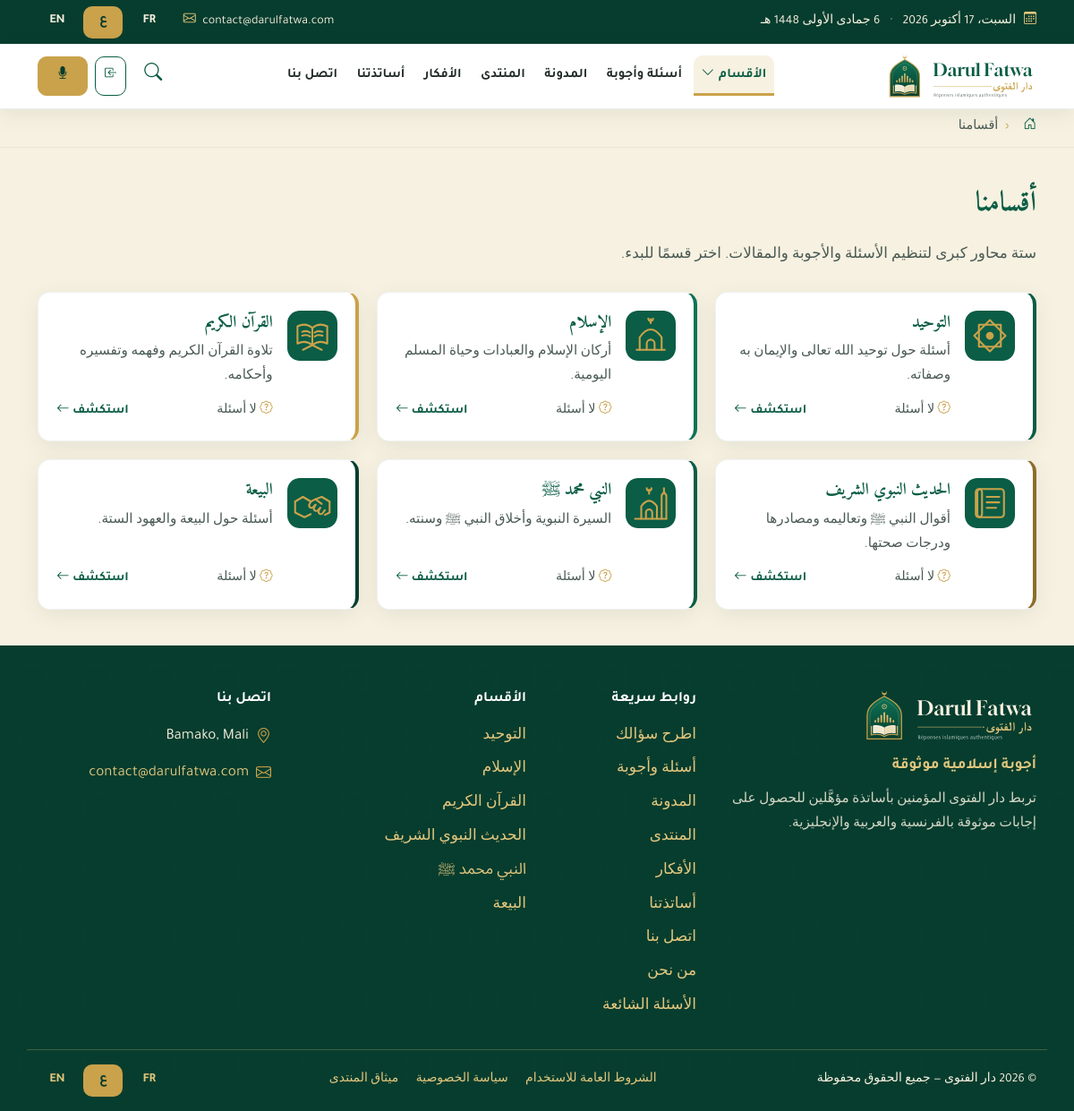
The app's page /topics with its own data.
### tables this page shows
CREATE TABLE rubriques (
  id          SMALLINT UNSIGNED NOT NULL AUTO_INCREMENT,
  parent_id   SMALLINT UNSIGNED NULL,
  code        VARCHAR(40)  NOT NULL,                   
  icon        VARCHAR(120) NULL,                       
  color       CHAR(7)      NULL,
  image_path  VARCHAR(255) NULL,
  sort_order  SMALLINT     NOT NULL DEFAULT 0,
  is_active   TINYINT(1)   NOT NULL DEFAULT 1,
  created_at  DATETIME     NOT NULL DEFAULT CURRENT_TIMESTAMP,
  updated_at  DATETIME     NULL ON UPDATE CURRENT_TIMESTAMP,
  PRIMARY KEY (id),
  UNIQUE KEY uq_rubriques_code (code),
  KEY idx_rubriques_parent (parent_id),
  CONSTRAINT fk_rubriques_parent FOREIGN KEY (parent_id) REFERENCES rubriques (id) ON DELETE SET NULL
);

CREATE TABLE pages (
  id              SMALLINT UNSIGNED NOT NULL AUTO_INCREMENT,
  code            VARCHAR(40) NOT NULL,                
  template        VARCHAR(40) NOT NULL DEFAULT 'default',
  show_in_footer  TINYINT(1) NOT NULL DEFAULT 0,
  is_active       TINYINT(1) NOT NULL DEFAULT 1,
  sort_order      SMALLINT NOT NULL DEFAULT 0,
  created_at      DATETIME NOT NULL DEFAULT CURRENT_TIMESTAMP,
  updated_at      DATETIME NULL ON UPDATE CURRENT_TIMESTAMP,
  PRIMARY KEY (id),
  UNIQUE KEY uq_pages_code (code)
);

### app/Views/partials/rubrique-card.php (the view)
<?php
$url = route('rubriques.show', ['slug' => $rubrique['slug']]);
?>
<article class="df-rubrique-card" style="--df-rubrique-color: <?= e($rubrique['color'] ?? '#0B5D45') ?>">
    <a class="df-rubrique-card__icon" href="<?= e($url) ?>" tabindex="-1" aria-hidden="true">
        <img src="<?= e(asset((string) $rubrique['icon'])) ?>" alt="" width="56" height="56" loading="lazy">
    </a>
    <div class="df-rubrique-card__body">
        <h3 class="df-rubrique-card__title"><a href="<?= e($url) ?>"><?= e($rubrique['name']) ?></a></h3>
        <p class="df-rubrique-card__text"><?= e($rubrique['short_description']) ?></p>
        <div class="df-rubrique-card__footer">
            <span class="df-rubrique-card__count"><i class="bi bi-patch-question" aria-hidden="true"></i> <?= e(trans_choice('home.rubriques.qa_count', (int) ($rubrique['qa_count'] ?? 0))) ?></span>
            <a class="df-rubrique-card__link" href="<?= e($url) ?>"><?= e(__('home.rubriques.explore')) ?> <i class="bi bi-arrow-right icon-dir" aria-hidden="true"></i></a>
        </div>
    </div>
</article>

### app/Views/front/rubriques/index.php (shortened to what the rows shown need)
<section class="df-section df-section--cream">
    <div class="container">
        <div class="df-section__head">
            <h1 class="df-section__title"><?= e(__('front.rubriques.title')) ?></h1>
        </div>
        <div class="df-rubriques-grid">
            <?php foreach ($rubriques as $rubrique): ?>
            <?= $this->partial('partials/rubrique-card', ['rubrique' => $rubrique]) ?>
            <?php endforeach ?>
        </div>
    </div>
</section>

### app/Views/partials/footer.php (shortened to what the rows shown need)
<?php
$rubriques = Rubrique::allActive();
$pages = Page::footer();
$legalCodes = ['terms', 'privacy', 'forum-rules'];
?>
<footer class="df-footer df-pattern">
    <div class="container">
        <div class="row g-4 df-footer__columns">
            <div class="col-6 col-md-6 col-lg-2">
                <h2 class="df-footer__title"><?= e(__('front.footer.quick_links')) ?></h2>
                <ul class="df-footer__links">
                    <?php foreach ($pages as $page): if ($page['code'] !== 'about' && $page['code'] !== 'faq') continue; ?>
                    <li><a href="<?= e(route('pages.show', ['slug' => $page['slug']])) ?>"><?= e($page['title']) ?></a></li>
                    <?php endforeach ?>
                </ul>
            </div>
            <div class="col-6 col-md-6 col-lg-3">
                <h2 class="df-footer__title"><?= e(__('front.footer.rubriques')) ?></h2>
                <ul class="df-footer__links">
                    <?php foreach ($rubriques as $rubrique): ?>
                    <li><a href="<?= e(route('rubriques.show', ['slug' => $rubrique['slug']])) ?>"><?= e($rubrique['name']) ?></a></li>
                    <?php endforeach ?>
                </ul>
            </div>
            <div class="col-12 col-md-6 col-lg-3">
                <h2 class="df-footer__title"><?= e(__('front.footer.contact')) ?></h2>
            </div>
        </div>
        <div class="df-footer__bottom">
            <ul class="df-footer__legal list-inline mb-0">
                <?php foreach ($pages as $page): if (!in_array($page['code'], $legalCodes, true)) continue; ?>
                <li class="list-inline-item"><a href="<?= e(route('pages.show', ['slug' => $page['slug']])) ?>"><?= e($page['title']) ?></a></li>
                <?php endforeach ?>
            </ul>
        </div>
    </div>
</footer>

### records on screen
rubriques: icon (picture), name "التوحيد", short_description "أسئلة حول توحيد الله تعالى والإيمان به وصفاته."
rubriques: icon (picture), name "الإسلام", short_description "أركان الإسلام والعبادات وحياة المسلم اليومية."
rubriques: icon (picture), name "القرآن الكريم", short_description "تلاوة القرآن الكريم وفهمه وتفسيره وأحكامه."
rubriques: icon (picture), name "الحديث النبوي الشريف", short_description "أقوال النبي ﷺ وتعاليمه ومصادرها ودرجات صحتها."
rubriques: icon (picture), name "النبي محمد ﷺ", short_description "السيرة النبوية وأخلاق النبي ﷺ وسنته."
rubriques: icon (picture), name "البيعة", short_description "أسئلة حول البيعة والعهود الستة."
pages: title "من نحن"
pages: title "الأسئلة الشائعة"
pages: title "الشروط العامة للاستخدام"
pages: title "سياسة الخصوصية"
pages: title "ميثاق المنتدى"

### other values on screen
gregorian_date() "السبت، 17 أكتوبر 2026"
hijri_date() "6 جمادى الأولى 1448 هـ"
$email "contact@darulfatwa.com"
__('common.lang.short.' . $code) "FR"
__('common.lang.short.' . $code) "ع"
__('common.lang.short.' . $code) "EN"
__('nav.rubriques') "الأقسام"
$item['label'] "أسئلة وأجوبة"
$item['label'] "المدونة"
$item['label'] "المنتدى"
$item['label'] "الأفكار"
$item['label'] "أساتذتنا"
$item['label'] "اتصل بنا"
$item['label'] "أقسامنا"
__('front.rubriques.title') "أقسامنا"
